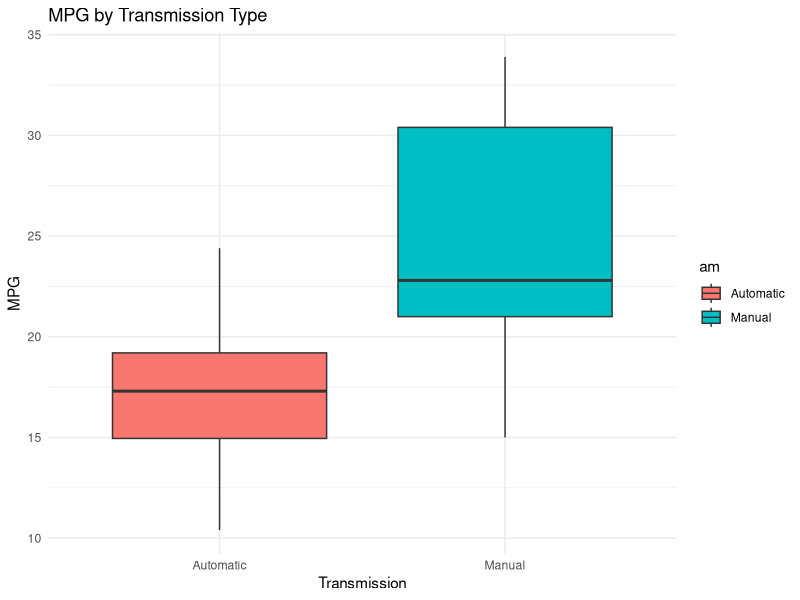
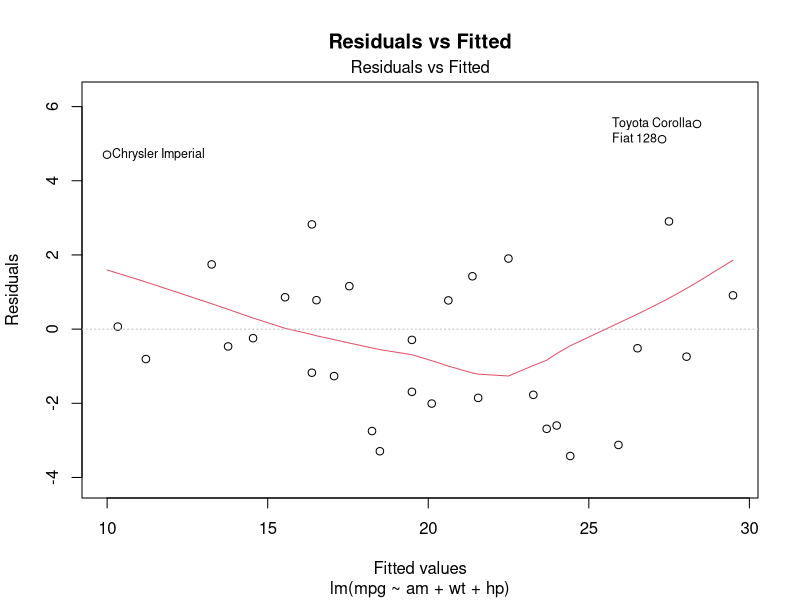
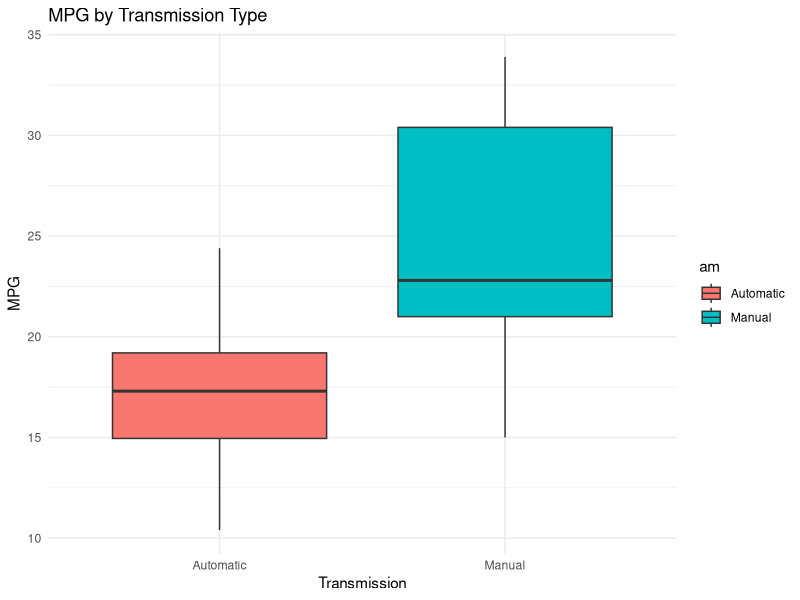
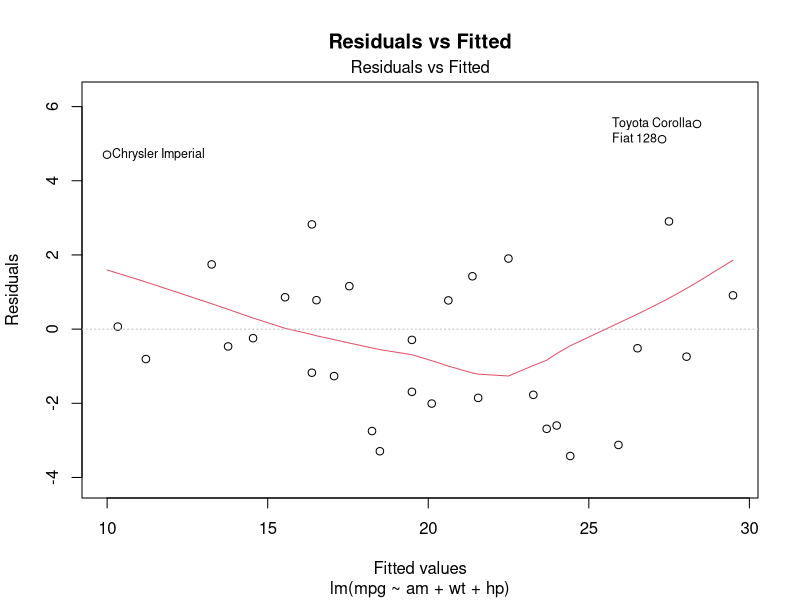

Write R code to recreate these figures, in order.
## ---- chunk 1
knitr::opts_chunk$set(
	echo = TRUE,
	message = FALSE,
	warning = FALSE
)
## ---- chunk 2
# Load the dataset
data(mtcars)

# Convert 'am' to a factor for clarity
mtcars$am <- factor(mtcars$am, levels = c(0, 1), labels = c("Automatic", "Manual"))

# Summary statistics
summary(mtcars)

# Boxplot of MPG by transmission type
library(ggplot2)
ggplot(mtcars, aes(x = am, y = mpg, fill = am)) +
  geom_boxplot() +
  labs(title = "MPG by Transmission Type", x = "Transmission", y = "MPG") +
  theme_minimal()
## ---- chunk 3
# Fit a simple linear model
model1 <- lm(mpg ~ am, data = mtcars)
summary(model1)
## ---- chunk 4
# Fit a multiple regression model
model2 <- lm(mpg ~ am + wt + hp, data = mtcars)
summary(model2)
## ---- chunk 5
# Residual plot
plot(model2, which = 1, main = "Residuals vs Fitted")
## ---- chunk 6
confint(model2, "amManual", level = 0.95)
## ---- chunk 7
ggplot(mtcars, aes(x = am, y = mpg, fill = am)) +
  geom_boxplot() +
  labs(title = "MPG by Transmission Type", x = "Transmission", y = "MPG") +
  theme_minimal()
## ---- chunk 8
plot(model2, which = 1, main = "Residuals vs Fitted")
